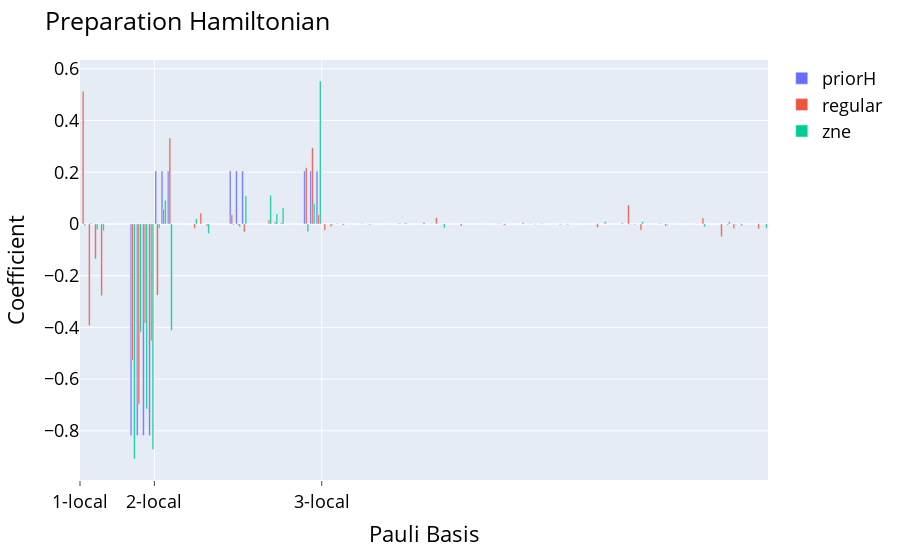

Notebook code cell kept with this figure:
### Code cell
print(f"Temperatures are {regular_result.betas[rtime:=4]} for regular and {zne_result.betas[znetime:=2]} for zne")
state_regular = Statevector(regular_result.ansatz.bind_parameters(regular_result.parameters[rtime]))
state_regular_expected = simple_purify_hamiltonian(regular_result.basis.vector_to_pauli_op(regular_result.coriginal)*regular_result.betas[rtime])
state_zne = Statevector(zne_result.ansatz.bind_parameters(zne_result.parameters[znetime]))
state_zne_expected = simple_purify_hamiltonian(zne_result.basis.vector_to_pauli_op(zne_result.coriginal)*zne_result.betas[znetime])


print(f"We end up with fidelities of {state_fidelity(state_regular,state_regular_expected)} for the regular and {state_fidelity(state_zne,state_zne_expected)} for zne")
compare_preparations([regular_result,zne_result],timesteps=[rtime,znetime],titles=["regular","zne"])

### Figure 1 — Plotly figure (JSON) as saved in the notebook; plotly's stock layout.template omitted (floating-point values rounded to 4 significant figures)
{"data": [{"alignmentgroup": "True", "hovertemplate": "<b>%{hovertext}</b><br><br>variable=priorH<br>Pauli Basis=%{x}<br>value=%{y}<extra></extra>", "hovertext": ["XIII", "IXII", "IIXI", "IIIX", "YIII", "IYII", "IIYI", "IIIY", "ZIII", "IZII", "IIZI", "IIIZ", "XXII", "IXXI", "IIXX", "XYII", "IXYI", "IIXY", "XZII", "IXZI", "IIXZ", "YXII", "IYXI", "IIYX", "YYII", "IYYI", "IIYY", "YZII", "IYZI", "IIYZ", "ZXII", "IZXI", "IIZX", "ZYII", "IZYI", "IIZY", "ZZII", "IZZI", "IIZZ", "XIXI", "IXIX", "XXXI", "IXXX", "XYXI", "IXYX", "XZXI", "IXZX", "XIYI", "IXIY", "XXYI", "IXXY", "XYYI", "IXYY", "XZYI", "IXZY", "XIZI", "IXIZ", "XXZI", "IXXZ", "XYZI", "IXYZ", "XZZI", "IXZZ", "YIXI", "IYIX", "YXXI", "IYXX", "YYXI", "IYYX", "YZXI", "IYZX", "YIYI", "IYIY", "YXYI", "IYXY", "YYYI", "IYYY", "YZYI", "IYZY", "YIZI", "IYIZ", "YXZI", "IYXZ", "YYZI", "IYYZ", "YZZI", "IYZZ", "ZIXI", "IZIX", "ZXXI", "IZXX", "ZYXI", "IZYX", "ZZXI", "IZZX", "ZIYI", "IZIY", "ZXYI", "IZXY", "ZYYI", "IZYY", "ZZYI", "IZZY", "ZIZI", "IZIZ", "ZXZI", "IZXZ", "ZYZI", "IZYZ", "ZZZI", "IZZZ"], "legendgroup": "priorH", "marker": {"color": "#636efa", "pattern": {"shape": ""}}, "name": "priorH", "offsetgroup": "priorH", "orientation": "v", "showlegend": true, "textposition": "auto", "type": "bar", "x": [0, 1, 2, 3, 4, 5, 6, 7, 8, 9, 10, 11, 12, 13, 14, 15, 16, 17, 18, 19, 20, 21, 22, 23, 24, 25, 26, 27, 28, 29, 30, 31, 32, 33, 34, 35, 36, 37, 38, 39, 40, 41, 42, 43, 44, 45, 46, 47, 48, 49, 50, 51, 52, 53, 54, 55, 56, 57, 58, 59, 60, 61, 62, 63, 64, 65, 66, 67, 68, 69, 70, 71, 72, 73, 74, 75, 76, 77, 78, 79, 80, 81, 82, 83, 84, 85, 86, 87, 88, 89, 90, 91, 92, 93, 94, 95, 96, 97, 98, 99, 100, 101, 102, 103, 104, 105, 106, 107, 108, 109, 110], "xaxis": "x", "y": [0, 0, 0, 0, 0, 0, 0, 0, -0.8182, -0.8182, -0.8182, -0.8182, 0.2045, 0.2045, 0.2045, 0, 0, 0, 0, 0, 0, 0, 0, 0, 0.2045, 0.2045, 0.2045, 0, 0, 0, 0, 0, 0, 0, 0, 0, 0.2045, 0.2045, 0.2045, 0, 0, 0, 0, 0, 0, 0, 0, 0, 0, 0, 0, 0, 0, 0, 0, 0, 0, 0, 0, 0, 0, 0, 0, 0, 0, 0, 0, 0, 0, 0, 0, 0, 0, 0, 0, 0, 0, 0, 0, 0, 0, 0, 0, 0, 0, 0, 0, 0, 0, 0, 0, 0, 0, 0, 0, 0, 0, 0, 0, 0, 0, 0, 0, 0, 0, 0, 0, 0, 0, 0, 0], "yaxis": "y"}, {"alignmentgroup": "True", "hovertemplate": "<b>%{hovertext}</b><br><br>variable=regular<br>Pauli Basis=%{x}<br>value=%{y}<extra></extra>", "hovertext": ["XIII", "IXII", "IIXI", "IIIX", "YIII", "IYII", "IIYI", "IIIY", "ZIII", "IZII", "IIZI", "IIIZ", "XXII", "IXXI", "IIXX", "XYII", "IXYI", "IIXY", "XZII", "IXZI", "IIXZ", "YXII", "IYXI", "IIYX", "YYII", "IYYI", "IIYY", "YZII", "IYZI", "IIYZ", "ZXII", "IZXI", "IIZX", "ZYII", "IZYI", "IIZY", "ZZII", "IZZI", "IIZZ", "XIXI", "IXIX", "XXXI", "IXXX", "XYXI", "IXYX", "XZXI", "IXZX", "XIYI", "IXIY", "XXYI", "IXXY", "XYYI", "IXYY", "XZYI", "IXZY", "XIZI", "IXIZ", "XXZI", "IXXZ", "XYZI", "IXYZ", "XZZI", "IXZZ", "YIXI", "IYIX", "YXXI", "IYXX", "YYXI", "IYYX", "YZXI", "IYZX", "YIYI", "IYIY", "YXYI", "IYXY", "YYYI", "IYYY", "YZYI", "IYZY", "YIZI", "IYIZ", "YXZI", "IYXZ", "YYZI", "IYYZ", "YZZI", "IYZZ", "ZIXI", "IZIX", "ZXXI", "IZXX", "ZYXI", "IZYX", "ZZXI", "IZZX", "ZIYI", "IZIY", "ZXYI", "IZXY", "ZYYI", "IZYY", "ZZYI", "IZZY", "ZIZI", "IZIZ", "ZXZI", "IZXZ", "ZYZI", "IZYZ", "ZZZI", "IZZZ"], "legendgroup": "regular", "marker": {"color": "#EF553B", "pattern": {"shape": ""}}, "name": "regular", "offsetgroup": "regular", "orientation": "v", "showlegend": true, "textposition": "auto", "type": "bar", "x": [0, 1, 2, 3, 4, 5, 6, 7, 8, 9, 10, 11, 12, 13, 14, 15, 16, 17, 18, 19, 20, 21, 22, 23, 24, 25, 26, 27, 28, 29, 30, 31, 32, 33, 34, 35, 36, 37, 38, 39, 40, 41, 42, 43, 44, 45, 46, 47, 48, 49, 50, 51, 52, 53, 54, 55, 56, 57, 58, 59, 60, 61, 62, 63, 64, 65, 66, 67, 68, 69, 70, 71, 72, 73, 74, 75, 76, 77, 78, 79, 80, 81, 82, 83, 84, 85, 86, 87, 88, 89, 90, 91, 92, 93, 94, 95, 96, 97, 98, 99, 100, 101, 102, 103, 104, 105, 106, 107, 108, 109, 110], "xaxis": "x", "y": [0.5126, -0.3925, -0.1355, -0.2774, 0, 0, 0, 0, -0.528, -0.6972, -0.3829, -0.4519, -0.2756, 0.05708, 0.3318, 0, 0, 0, -0.01744, 0.04245, -0.009455, 0, 0, 0, 0.03526, -0.004111, -0.03096, 0, 0, 0, 0.01556, 0.007941, 0.004839, 0, 0, 0, 0.2171, 0.2943, 0.03502, -0.02465, -0.01053, 0.002166, -0.004851, 0, 0, 0.0002371, -0.0008163, 0, 0, 0, 0, 0.002423, 0.003745, 0, 0, 0.00569, 0.0002512, 0.02379, -0.0009668, 0, 0, -0.008421, -6.514e-05, 0, 0, 0, 0, 0.001059, -0.005345, 0, 0, 0.00411, 0.0003579, -0.001388, 0.001365, 0, 0, -0.002723, -0.0009857, 0, 0, 0, 0, -0.01364, 0.0002509, 0, 0, 0.003974, 0.07287, -0.003267, -0.02425, 0, 0, 0.001511, -0.008321, 0, 0, 0, 0, 0.001391, 0.02324, 0, 0, -0.04936, -0.003806, -0.0176, 0.001088, 0, 0, -0.01962, -0.001578], "yaxis": "y"}, {"alignmentgroup": "True", "hovertemplate": "<b>%{hovertext}</b><br><br>variable=zne<br>Pauli Basis=%{x}<br>value=%{y}<extra></extra>", "hovertext": ["XIII", "IXII", "IIXI", "IIIX", "YIII", "IYII", "IIYI", "IIIY", "ZIII", "IZII", "IIZI", "IIIZ", "XXII", "IXXI", "IIXX", "XYII", "IXYI", "IIXY", "XZII", "IXZI", "IIXZ", "YXII", "IYXI", "IIYX", "YYII", "IYYI", "IIYY", "YZII", "IYZI", "IIYZ", "ZXII", "IZXI", "IIZX", "ZYII", "IZYI", "IIZY", "ZZII", "IZZI", "IIZZ", "XIXI", "IXIX", "XXXI", "IXXX", "XYXI", "IXYX", "XZXI", "IXZX", "XIYI", "IXIY", "XXYI", "IXXY", "XYYI", "IXYY", "XZYI", "IXZY", "XIZI", "IXIZ", "XXZI", "IXXZ", "XYZI", "IXYZ", "XZZI", "IXZZ", "YIXI", "IYIX", "YXXI", "IYXX", "YYXI", "IYYX", "YZXI", "IYZX", "YIYI", "IYIY", "YXYI", "IYXY", "YYYI", "IYYY", "YZYI", "IYZY", "YIZI", "IYIZ", "YXZI", "IYXZ", "YYZI", "IYYZ", "YZZI", "IYZZ", "ZIXI", "IZIX", "ZXXI", "IZXX", "ZYXI", "IZYX", "ZZXI", "IZZX", "ZIYI", "IZIY", "ZXYI", "IZXY", "ZYYI", "IZYY", "ZZYI", "IZZY", "ZIZI", "IZIZ", "ZXZI", "IZXZ", "ZYZI", "IZYZ", "ZZZI", "IZZZ"], "legendgroup": "zne", "marker": {"color": "#00cc96", "pattern": {"shape": ""}}, "name": "zne", "offsetgroup": "zne", "orientation": "v", "showlegend": true, "textposition": "auto", "type": "bar", "x": [0, 1, 2, 3, 4, 5, 6, 7, 8, 9, 10, 11, 12, 13, 14, 15, 16, 17, 18, 19, 20, 21, 22, 23, 24, 25, 26, 27, 28, 29, 30, 31, 32, 33, 34, 35, 36, 37, 38, 39, 40, 41, 42, 43, 44, 45, 46, 47, 48, 49, 50, 51, 52, 53, 54, 55, 56, 57, 58, 59, 60, 61, 62, 63, 64, 65, 66, 67, 68, 69, 70, 71, 72, 73, 74, 75, 76, 77, 78, 79, 80, 81, 82, 83, 84, 85, 86, 87, 88, 89, 90, 91, 92, 93, 94, 95, 96, 97, 98, 99, 100, 101, 102, 103, 104, 105, 106, 107, 108, 109, 110], "xaxis": "x", "y": [-0.00634, 0.003535, -0.02239, -0.02669, 0, 0, 0, 0, -0.909, -0.4186, -0.7158, -0.8718, -0.01706, 0.09138, -0.4116, 0, 0, 0, 0.02007, 0.001218, -0.03731, 0, 0, 0, -0.003144, -0.01158, 0.1077, 0, 0, 0, 0.1102, 0.03875, 0.06126, 0, 0, 0, -0.03027, 0.07876, 0.5526, 8.767e-05, -0.002994, -0.0001337, -0.0003253, 0, 0, -0.0004652, -0.003663, 0, 0, 0, 0, 0.0003052, 0.0003365, 0, 0, 0.0002708, 0.0002922, 0.000527, -0.0158, 0, 0, -0.0005986, -0.0005318, 0, 0, 0, 0, 0.0006821, 0.0006915, 0, 0, 1.601e-05, 0.0006435, -2.558e-05, -0.0003138, 0, 0, 5.669e-05, -0.002216, 0, 0, 0, 0, 0.0006977, 0.008783, 0, 0, -6.5e-05, -0.002454, 1.547e-06, 0.00916, 0, 0, 0.001253, -0.003031, 0, 0, 0, 0, 4.77e-05, -0.01139, 0, 0, -0.0003541, 0.00912, -0.002282, -0.007467, 0, 0, 0.0008927, -0.01647], "yaxis": "y"}], "layout": {"barmode": "group", "font": {"color": "black", "size": 18}, "legend": {"title": {"text": ""}, "tracegroupgap": 0}, "margin": {"t": 60}, "title": {"text": "Preparation Hamiltonian"}, "xaxis": {"anchor": "y", "domain": [0, 1], "showgrid": true, "ticklen": 5, "ticks": "outside", "ticktext": ["1-local", "2-local", "3-local"], "tickvals": [-0.5, 11.5, 38.5], "title": {"text": "Pauli Basis"}}, "yaxis": {"anchor": "x", "domain": [0, 1], "title": {"text": "Coefficient"}}}}
